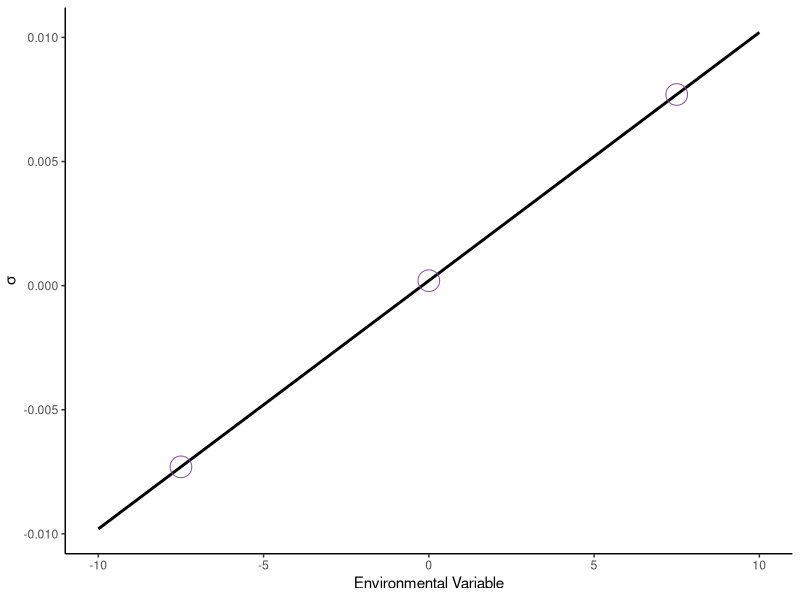
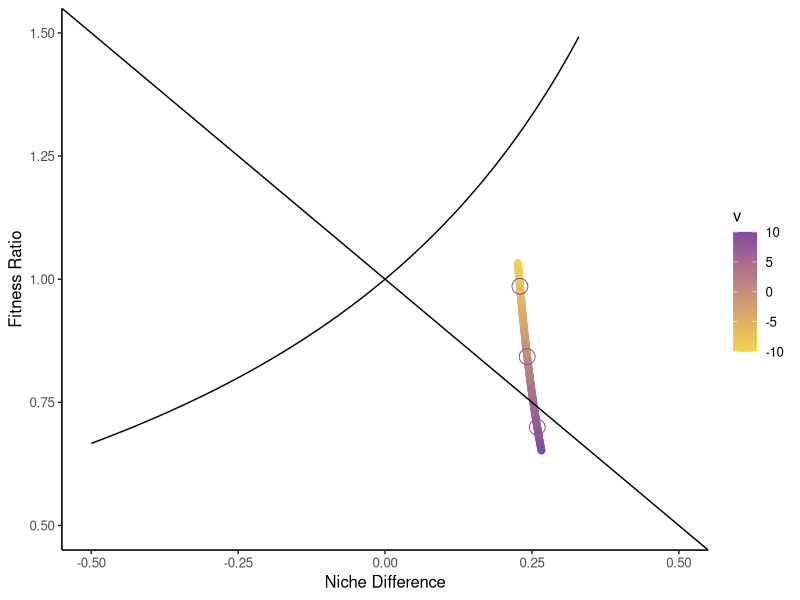

Generate these figures, in order, with R:
##### GENERAL APPROACH #####

library(ggplot2)

coexist_plot <- function(d, sterile = FALSE){
  # d is a dataframe that includes the following:
  # Microbe independent competitive effects ("Caa", "Cab", "Cbb", "Cba")
  # Competition coefficients ("Aaa", "Aab", "Abb", "Aba")
  # Environmental gradient ("v")
  d$niche <- 1 - sqrt((d$Aba * d$Aab)/(d$Aaa * d$Abb))
  d$fit <- sqrt((d$Aaa * d$Aab) / (d$Abb * d$Aba))
  d$niche[d$Aaa > 0 | d$Abb > 0 | d$Aab > 0 | d$Aba > 0] <- NaN
  d$fit[d$Aaa > 0 | d$Abb > 0 | d$Aab > 0 | d$Aba > 0] <- NaN
  nicheS <- 1 - sqrt((d$Cba[1] * d$Cab[1])/(d$Caa[1] * d$Cbb[1]))
  fitS <- sqrt((d$Caa[1] * d$Cab[1]) / (d$Cbb[1] * d$Cba[1]))
  f <- function(x) 1 / (-x + 1)
  p <- ggplot(d, aes(x = niche, y = fit, color = v)) + 
    geom_point(size = 2) + geom_abline(slope = -1, intercept = 1) + 
    theme_classic(base_size = 12) + stat_function(fun=f) + xlim(-1, 1) + ylim(0, 2) + 
    xlab("Niche Difference") + ylab("Fitness Ratio") +
    scale_color_gradient(low = "#F5D544", high = "#844A9D")
  if(sterile == TRUE) p + geom_point(aes(x = nicheS, y = fitS), color = "#2F242C") else p
}

# Panel A contains a simple, example visual model of the system

# Panel B shows the scaling function for sigma

v <- seq(-10, 10, .1)
sig <- .0002 + .001*v
dat <- cbind.data.frame(sig, v)
dat2 <- data.frame(v = c(-7.5, 0, 7.5), sig = c(.0002 + .001*-7.5, 
                                                .0002 + .001*0, 
                                                .0002 + .001*7.5))
ggplot(data = dat, aes(x = v, y = sig)) + geom_smooth(color = "black") + 
  ylab(expression(sigma)) + xlab("Environmental Variable") + theme_classic() +
  geom_point(data = dat2, aes(x = v, y = sig), shape = 1, color = "#844A9D", size = 7)

# Panel C is a triptych plot showing the downstream effect of scaling sigma on alphas

v <- seq(-10, 10, .1)

Caa <- c(rep(-.01, 201))
Cab <- c(rep(-.008, 201))
Cbb <- c(rep(-.0125, 201))
Cba <- c(rep(-.009, 201))

Pa <- c(rep(.2, 201))
Pb <- c(rep(.2, 201))

Sa <- c(rep(.0002, 201))
Sb <- c(rep(.0002, 201))

Sa2 <- Sa + .001*v

Aaa <- Caa + Pa*Sa2
Aba <- Cba + Pa*Sb
Abb <- Cbb + Pb*Sb
Aab <- Cab + Pa*Sa2

dat <- cbind.data.frame(v, Caa, Cab, Cbb, Cba, Aaa, Aba, Abb, Aab)

dat2 <- data.frame(v = c(-7.5, 0, 7.5), 
                   Aaa = c(-.01 + .2*(.0002+.001*-7.5), 
                           -.01 + .2*(.0002+.001*0), 
                           -.01 + .2*(.0002+.001*7.5)), 
                   Aba = rep(-.009 + .2*.0002, 3), 
                   Abb = rep(-.0125 + .2*.0002, 3), 
                   Aab = c(-.008 + .2*(.0002+.001*-7.5), 
                           -.008 + .2*(.0002+.001*0), 
                           -.008 + .2*(.0002+.001*7.5)))
dat2$niche <- 1 - sqrt((dat2$Aba * dat2$Aab)/(dat2$Aaa * dat2$Abb))
dat2$fit <- sqrt((dat2$Aaa * dat2$Aab) / (dat2$Abb * dat2$Aba))

strokes <- dat2[, 2:5]*2 # numerical value for stroke sizes in alpha plot; strokes defined in illustrator

# Panel D contains the coexistence plot with the environmental gradient

coexist_plot(dat, sterile = FALSE) + 
  geom_point(data = dat2, aes(x = niche, y = fit), color = "#844A9D", size = 5, shape = 1) + 
  xlim(-0.5, 0.5) + ylim(0.5, 1.5)

